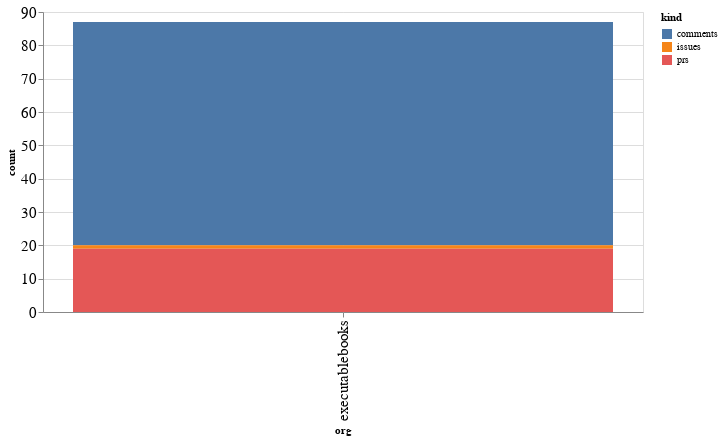

Notebook code for this chart:
### Code cell
alt.Chart(org_summaries, width=600).mark_bar().encode(
    x='org',
    y='count',
    color='kind',
    tooltip="org"
)

### Figure 1 — Vega-Lite specification as saved in the notebook (floating-point values rounded to 4 significant figures)
{"config": {"axisLeft": {"labelFontSize": 15}, "axisBottom": {"labelFontSize": 15}}, "data": {"name": "data-ec1d79ad0b334c469129d406efa9338c"}, "mark": "bar", "encoding": {"color": {"type": "nominal", "field": "kind"}, "tooltip": {"type": "nominal", "field": "org"}, "x": {"type": "nominal", "field": "org"}, "y": {"type": "quantitative", "field": "count"}}, "width": 600, "$schema": "https://vega.github.io/schema/vega-lite/v4.8.1.json", "datasets": {"data-ec1d79ad0b334c469129d406efa9338c": [{"org": "executablebooks", "kind": "comments", "count": 67}, {"org": "executablebooks", "kind": "issues", "count": 1}, {"org": "executablebooks", "kind": "prs", "count": 19}]}}
